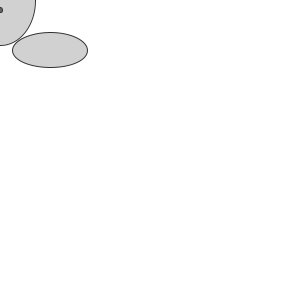
Frame 1 (no input)
Frame 60 (the mouse pressed at the canvas centre just before this capture): identical to frame 1, image omitted
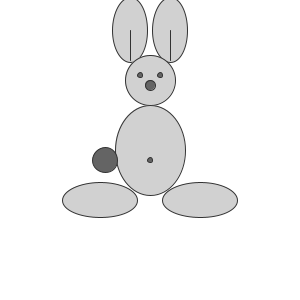
Frame 120 (the mouse held since frame 60 and released just before this capture)

The Processing sketch that drew these frames (run headless with seeded random() and noise(); from frame 60 on, the mouse is pressed at the canvas centre):

// Processing sketch: processing_50835
// ── processing_50835.pde

void setup() {
  size(300,300);
  smooth();
}

void draw() {
  
  background(255);


//set ellipses and rects to CENTER mode
ellipseMode(CENTER);
rectMode(CENTER);

//bunny ear left
stroke(50);
fill(209);
ellipse(mouseX-20,mouseY-120,35,65);
line(mouseX-20,mouseY-120,pmouseX-20,pmouseY-90);

//bunny ear right
stroke(50);
fill(209);
ellipse(mouseX+20,mouseY-120,35,65);
line(mouseX+20,mouseY-120,pmouseX+20,pmouseY-90);

//bunny head
stroke(50);
fill(209);
ellipse(mouseX,mouseY-70,50,50);

//bunny nose
fill(100);
ellipse(mouseX,mouseY-65,10,10);

//bunny eye right
fill(100);
ellipse(mouseX+10,mouseY-75,5,5);
//bunny eye left
fill(100);
ellipse(mouseX-10,mouseY-75,5,5);

//bunny body
stroke(50);
fill(209);
ellipse(mouseX,mouseY,70,90);
//bunny belly button
fill(100);
ellipse(mouseX,mouseY+10,5,5);

//bunny tail
fill(100);
ellipse(mouseX-45,mouseY+10,25,25);

//bunny foot right
stroke(50);
fill(209);
ellipse(mouseX+50,mouseY+50,75,35);

//bunny foot left
stroke(50);
fill(209);
ellipse(mouseX-50,mouseY+50,75,35);

}
